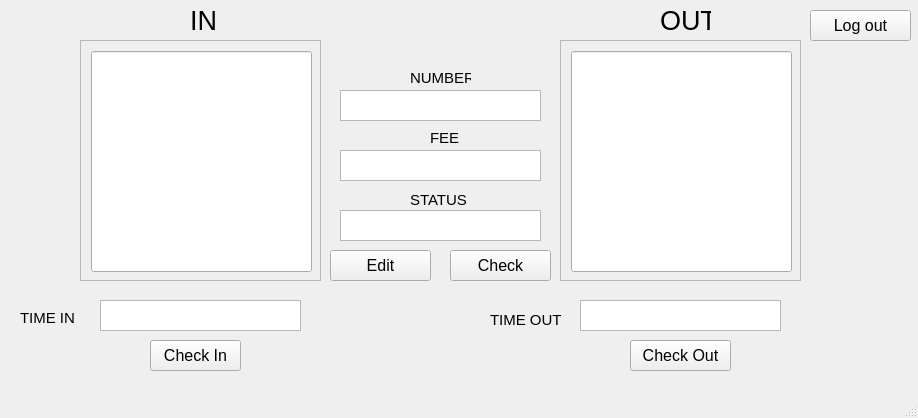
<?xml version="1.0" encoding="UTF-8"?>
<ui version="4.0">
 <class>MainWindow</class>
 <widget class="QMainWindow" name="MainWindow">
  <property name="geometry">
   <rect>
    <x>0</x>
    <y>0</y>
    <width>918</width>
    <height>418</height>
   </rect>
  </property>
  <property name="windowTitle">
   <string>MainWindow</string>
  </property>
  <widget class="QWidget" name="centralwidget">
   <widget class="QScrollArea" name="scrollArea">
    <property name="geometry">
     <rect>
      <x>80</x>
      <y>40</y>
      <width>241</width>
      <height>241</height>
     </rect>
    </property>
    <property name="widgetResizable">
     <bool>true</bool>
    </property>
    <widget class="QWidget" name="scrollAreaWidgetContents">
     <property name="geometry">
      <rect>
       <x>0</x>
       <y>0</y>
       <width>239</width>
       <height>239</height>
      </rect>
     </property>
     <widget class="QLineEdit" name="img_in">
      <property name="geometry">
       <rect>
        <x>10</x>
        <y>10</y>
        <width>221</width>
        <height>221</height>
       </rect>
      </property>
     </widget>
    </widget>
   </widget>
   <widget class="QPushButton" name="btn_checkin">
    <property name="geometry">
     <rect>
      <x>150</x>
      <y>340</y>
      <width>91</width>
      <height>31</height>
     </rect>
    </property>
    <property name="font">
     <font>
      <pointsize>12</pointsize>
     </font>
    </property>
    <property name="text">
     <string>Check In</string>
    </property>
   </widget>
   <widget class="QPushButton" name="btn_checkout">
    <property name="geometry">
     <rect>
      <x>630</x>
      <y>340</y>
      <width>101</width>
      <height>31</height>
     </rect>
    </property>
    <property name="font">
     <font>
      <pointsize>12</pointsize>
     </font>
    </property>
    <property name="text">
     <string>Check Out</string>
    </property>
   </widget>
   <widget class="QWidget" name="widget" native="true">
    <property name="geometry">
     <rect>
      <x>670</x>
      <y>70</y>
      <width>120</width>
      <height>80</height>
     </rect>
    </property>
   </widget>
   <widget class="QScrollArea" name="scrollArea_2">
    <property name="geometry">
     <rect>
      <x>560</x>
      <y>40</y>
      <width>241</width>
      <height>241</height>
     </rect>
    </property>
    <property name="widgetResizable">
     <bool>true</bool>
    </property>
    <widget class="QWidget" name="scrollAreaWidgetContents_2">
     <property name="geometry">
      <rect>
       <x>0</x>
       <y>0</y>
       <width>239</width>
       <height>239</height>
      </rect>
     </property>
     <widget class="QLineEdit" name="img_out">
      <property name="geometry">
       <rect>
        <x>10</x>
        <y>10</y>
        <width>221</width>
        <height>221</height>
       </rect>
      </property>
     </widget>
    </widget>
   </widget>
   <widget class="QTextEdit" name="txt_number">
    <property name="geometry">
     <rect>
      <x>340</x>
      <y>90</y>
      <width>201</width>
      <height>31</height>
     </rect>
    </property>
   </widget>
   <widget class="QLabel" name="label">
    <property name="geometry">
     <rect>
      <x>190</x>
      <y>0</y>
      <width>31</width>
      <height>41</height>
     </rect>
    </property>
    <property name="font">
     <font>
      <pointsize>20</pointsize>
     </font>
    </property>
    <property name="text">
     <string>IN</string>
    </property>
   </widget>
   <widget class="QLabel" name="label_2">
    <property name="geometry">
     <rect>
      <x>660</x>
      <y>0</y>
      <width>51</width>
      <height>41</height>
     </rect>
    </property>
    <property name="font">
     <font>
      <pointsize>20</pointsize>
     </font>
    </property>
    <property name="text">
     <string>OUT</string>
    </property>
   </widget>
   <widget class="QTextEdit" name="txt_time_in">
    <property name="geometry">
     <rect>
      <x>100</x>
      <y>300</y>
      <width>201</width>
      <height>31</height>
     </rect>
    </property>
   </widget>
   <widget class="QLabel" name="label_3">
    <property name="geometry">
     <rect>
      <x>410</x>
      <y>70</y>
      <width>61</width>
      <height>16</height>
     </rect>
    </property>
    <property name="font">
     <font>
      <pointsize>11</pointsize>
     </font>
    </property>
    <property name="text">
     <string>NUMBER</string>
    </property>
   </widget>
   <widget class="QLabel" name="label_4">
    <property name="geometry">
     <rect>
      <x>20</x>
      <y>310</y>
      <width>61</width>
      <height>16</height>
     </rect>
    </property>
    <property name="font">
     <font>
      <pointsize>11</pointsize>
     </font>
    </property>
    <property name="text">
     <string>TIME IN</string>
    </property>
   </widget>
   <widget class="QLabel" name="label_5">
    <property name="geometry">
     <rect>
      <x>490</x>
      <y>310</y>
      <width>71</width>
      <height>20</height>
     </rect>
    </property>
    <property name="font">
     <font>
      <pointsize>11</pointsize>
     </font>
    </property>
    <property name="text">
     <string>TIME OUT</string>
    </property>
   </widget>
   <widget class="QTextEdit" name="txt_time_out">
    <property name="geometry">
     <rect>
      <x>580</x>
      <y>300</y>
      <width>201</width>
      <height>31</height>
     </rect>
    </property>
   </widget>
   <widget class="QTextEdit" name="txt_fee">
    <property name="geometry">
     <rect>
      <x>340</x>
      <y>150</y>
      <width>201</width>
      <height>31</height>
     </rect>
    </property>
   </widget>
   <widget class="QLabel" name="label_6">
    <property name="geometry">
     <rect>
      <x>430</x>
      <y>130</y>
      <width>31</width>
      <height>16</height>
     </rect>
    </property>
    <property name="font">
     <font>
      <pointsize>11</pointsize>
     </font>
    </property>
    <property name="text">
     <string>FEE</string>
    </property>
   </widget>
   <widget class="QTextEdit" name="txt_stt">
    <property name="geometry">
     <rect>
      <x>340</x>
      <y>210</y>
      <width>201</width>
      <height>31</height>
     </rect>
    </property>
   </widget>
   <widget class="QLabel" name="label_7">
    <property name="geometry">
     <rect>
      <x>410</x>
      <y>190</y>
      <width>61</width>
      <height>20</height>
     </rect>
    </property>
    <property name="font">
     <font>
      <pointsize>11</pointsize>
     </font>
    </property>
    <property name="text">
     <string>STATUS</string>
    </property>
   </widget>
   <widget class="QPushButton" name="btn_check">
    <property name="geometry">
     <rect>
      <x>450</x>
      <y>250</y>
      <width>101</width>
      <height>31</height>
     </rect>
    </property>
    <property name="font">
     <font>
      <pointsize>12</pointsize>
     </font>
    </property>
    <property name="text">
     <string>Check</string>
    </property>
   </widget>
   <widget class="QPushButton" name="btn_edit">
    <property name="geometry">
     <rect>
      <x>330</x>
      <y>250</y>
      <width>101</width>
      <height>31</height>
     </rect>
    </property>
    <property name="font">
     <font>
      <pointsize>12</pointsize>
     </font>
    </property>
    <property name="text">
     <string>Edit</string>
    </property>
   </widget>
   <widget class="QPushButton" name="btn_logout">
    <property name="geometry">
     <rect>
      <x>810</x>
      <y>10</y>
      <width>101</width>
      <height>31</height>
     </rect>
    </property>
    <property name="font">
     <font>
      <pointsize>12</pointsize>
     </font>
    </property>
    <property name="text">
     <string>Log out</string>
    </property>
   </widget>
  </widget>
  <widget class="QMenuBar" name="menubar">
   <property name="geometry">
    <rect>
     <x>0</x>
     <y>0</y>
     <width>918</width>
     <height>21</height>
    </rect>
   </property>
  </widget>
  <widget class="QStatusBar" name="statusbar"/>
 </widget>
 <resources/>
 <connections/>
</ui>
